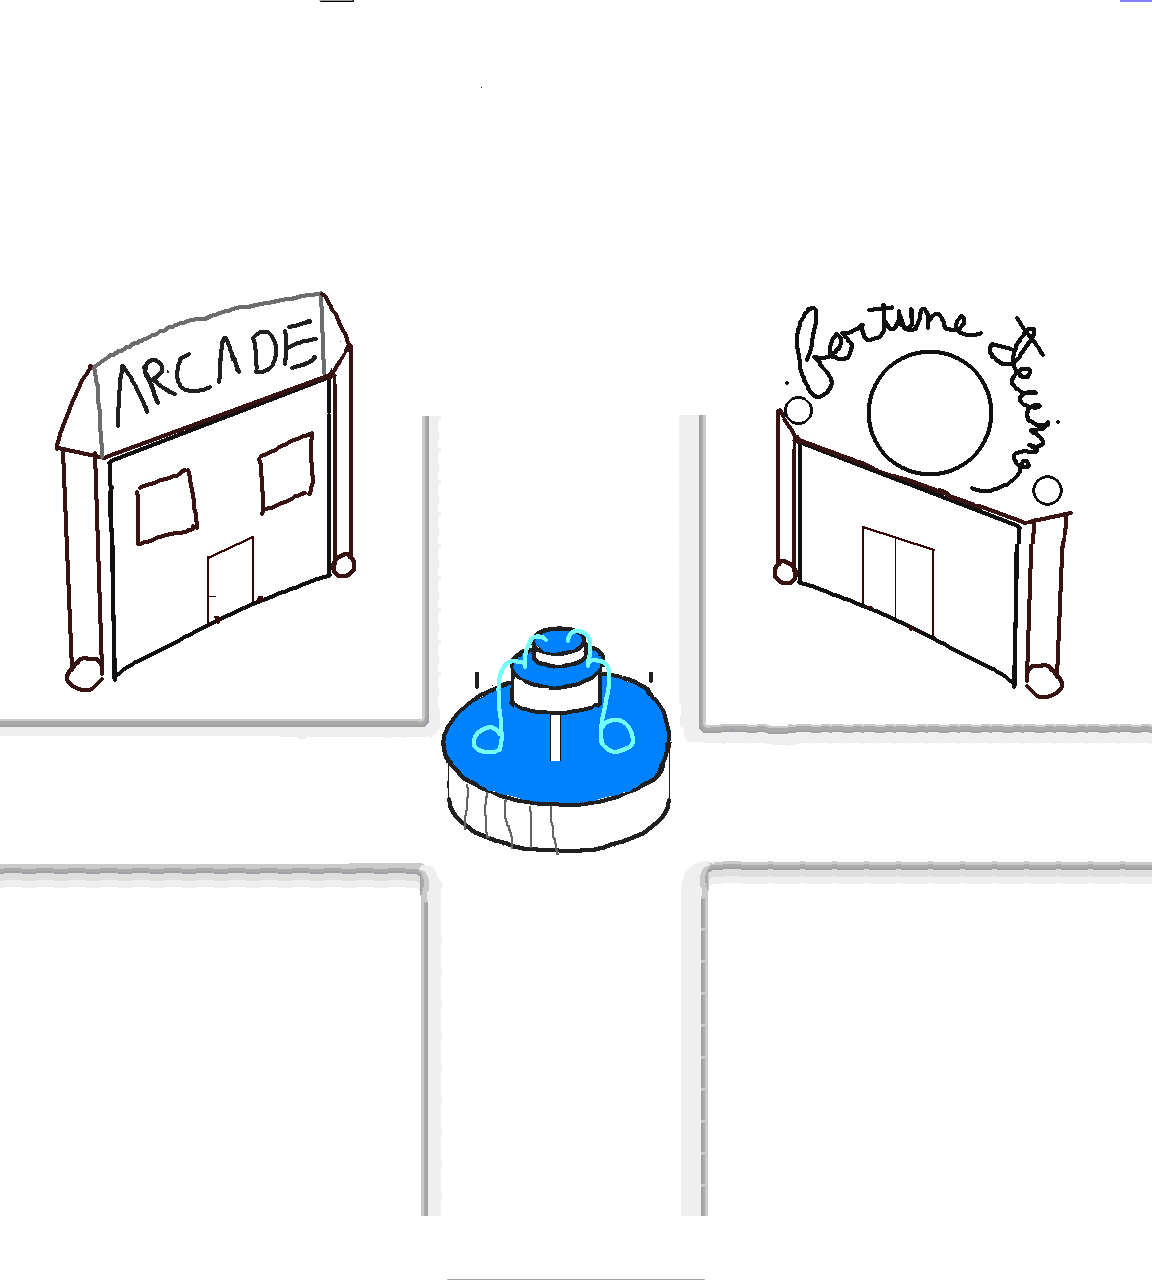

Rendered tile map (Tiled .tmx) drawn with the repository's tilesets; below, a short description and the map source with its tile grids summarised:
An orthogonal 36x40 tile map with 32x32 px tiles, 2 tile layers (Tile Layer 2, Tile Layer 3), 1 hidden layer not drawn, 3 tilesets and 18 objects (6x character, level Info).

<map version="1.2" tiledversion="1.2.1" orientation="orthogonal" renderorder="right-down" width="36" height="40" tilewidth="32" tileheight="32" infinite="0" nextlayerid="5" nextobjectid="82">
 <tileset firstgid="1" name="blocktile" tilewidth="32" tileheight="32" tilecount="1" columns="1">
  <image source="blocktile.png" width="32" height="32" />
  <tile id="0">
   <properties>
    <property name="block" value="" />
   </properties>
  </tile>
 </tileset>
 <tileset firstgid="2" name="snowplace" tilewidth="32" tileheight="32" tilecount="1440" columns="36">
  <image source="snowplace.png" width="1152" height="1280" />
 </tileset>
 <tileset firstgid="1442" name="snowplace2" tilewidth="32" tileheight="32" tilecount="1440" columns="36">
  <image source="snowplace2.png" width="1152" height="1280" />
 </tileset>
 <layer id="1" name="Tile Layer 1" width="36" height="40" visible="0">
  <data>[1440 cells, 84 non-empty, 10 distinct tile ids]</data>
 </layer>
 <layer id="2" name="Tile Layer 2" width="36" height="40">
  <data>[1440 cells, 0 non-empty, 0 distinct tile ids]</data>
 </layer>
 <layer id="3" name="Tile Layer 3" width="36" height="40">
  <data>[1440 cells, 1440 non-empty, 1211 distinct tile ids]</data>
 </layer>
 <objectgroup id="4" name="Object Layer 1">
  <object id="29" x="320" y="-32" width="32" height="32" />
  <object id="64" x="544" y="1216" width="32" height="32">
   <properties>
    <property name="orient" value="up" />
    <property name="playerstart" value="" />
    <property name="startarea" value="0" />
   </properties>
  </object>
  <object id="65" x="448" y="1280" width="256" height="32">
   <properties>
    <property name="NewArea" value="" />
    <property name="area" value="snowplace.tmx" />
    <property name="returnarea" value="2" />
   </properties>
  </object>
  <object id="66" name="level Info" x="352" y="-32" width="24" height="24">
   <properties>
    <property name="areaname" value="Snow place" />
    <property name="levelinfo" value="1" />
   </properties>
  </object>
  <object id="67" name="Shopkeep" type="character" x="864" y="736" width="32" height="64">
   <properties>
    <property name="" value="" />
    <property name="SPflag1" value="" />
    <property name="description" value="Are you cold or what? You're wearing\a polo and shorts in freezing weather. You might think\you're cool, but the reality is that you're freezing." />
    <property name="image" value="graycloak.gif" />
    <property name="name" value="Shopkeeper" />
    <property name="orient" value="down" />
    <property name="sprite" value="" />
   </properties>
  </object>
  <object id="69" x="992" y="768" width="32" height="32">
   <properties>
    <property name="orient" value="left" />
    <property name="playerstart" value="" />
    <property name="startarea" value="1" />
   </properties>
  </object>
  <object id="70" name="Percy" type="character" x="288" y="896" width="32" height="64">
   <properties>
    <property name="" value="" />
    <property name="SPflag2" value="" />
    <property name="description" value="What?\Do you want to be friends or something...?" />
    <property name="image" value="sprites/graymask.gif" />
    <property name="orient" value="down" />
    <property name="percival" value="" />
   </properties>
  </object>
  <object id="71" name="Gray Cloak" type="character" x="416" y="480" width="32" height="64">
   <properties>
    <property name="" value="" />
    <property name="SPflag1" value="" />
    <property name="description" value="Ugh, gamers. How despicable..." />
    <property name="image" value="graycloak.gif" />
    <property name="name" value="Shopkeeper" />
    <property name="orient" value="down" />
    <property name="sprite" value="" />
   </properties>
  </object>
  <object id="72" x="864" y="544" width="64" height="96">
   <properties>
    <property name="NewArea" value="" />
    <property name="area" value="snowplacefortunetelling.tmx" />
    <property name="returnarea" value="0" />
   </properties>
  </object>
  <object id="73" x="192" y="544" width="64" height="64">
   <properties>
    <property name="NewArea" value="" />
    <property name="area" value="snowplacearcade.tmx" />
    <property name="returnarea" value="0" />
   </properties>
  </object>
  <object id="74" x="288" y="672" width="32" height="32">
   <properties>
    <property name="orient" value="up" />
    <property name="playerstart" value="" />
    <property name="startarea" value="3" />
   </properties>
  </object>
  <object id="75" x="800" y="672" width="32" height="32">
   <properties>
    <property name="orient" value="up" />
    <property name="playerstart" value="" />
    <property name="startarea" value="2" />
   </properties>
  </object>
  <object id="76" name="???" type="character" x="800" y="928" width="32" height="64">
   <properties>
    <property name="" value="" />
    <property name="description" value="I can't like you. Stop doing this to me." />
    <property name="image" value="sprites/originalfredrick.png" />
    <property name="orient" value="down" />
    <property name="percival" value="" />
   </properties>
  </object>
  <object id="77" name="Percy" type="character" x="128" y="1056" width="32" height="64">
   <properties>
    <property name="" value="" />
    <property name="description" value="The salewoman. In the city... Make friends with her, and then..." />
    <property name="image" value="sprites/graymask.gif" />
    <property name="orient" value="down" />
    <property name="percival" value="" />
   </properties>
  </object>
  <object id="78" x="416" y="256" width="256" height="32">
   <properties>
    <property name="NewArea" value="" />
    <property name="area" value="cityentrance.tmx" />
    <property name="returnarea" value="0" />
   </properties>
  </object>
  <object id="79" x="544" y="352" width="32" height="32">
   <properties>
    <property name="orient" value="down" />
    <property name="playerstart" value="" />
    <property name="startarea" value="4" />
   </properties>
  </object>
  <object id="80" x="1184" y="704" width="64" height="160">
   <properties>
    <property name="NewArea" value="" />
    <property name="area" value="snowmountain1.tmx" />
    <property name="returnarea" value="0" />
   </properties>
  </object>
  <object id="81" name="Original Fredrick???" type="character" x="896" y="960" width="32" height="64">
   <properties>
    <property name="" value="" />
    <property name="SPflag3" value="" />
    <property name="image" value="sprites/fredrickdesirous.png" />
    <property name="orient" value="down" />
    <property name="percival" value="" />
    <property name="speak" value="Grr- grah. GAAAAH!!! Rrrrrrrrrr...." />
   </properties>
  </object>
 </objectgroup>
</map>
